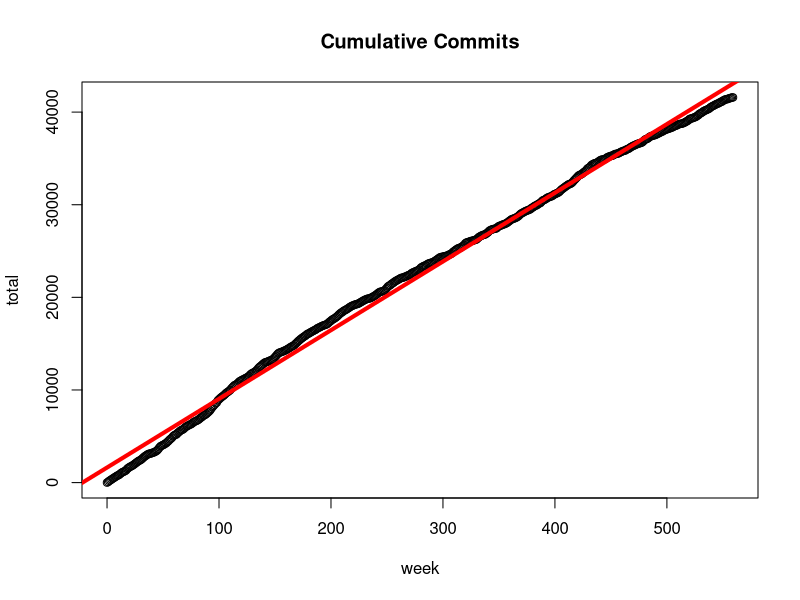

This figure's R source:
#!/usr/local/bin/r
cc <- read.csv("total-commits.dat", sep="")
plot(cc, main="Cumulative Commits")
fit <- lm(cc$total ~ cc$week)
abline(fit, col="red", lwd=4)
cor(cc$week, cc$total)
fit
